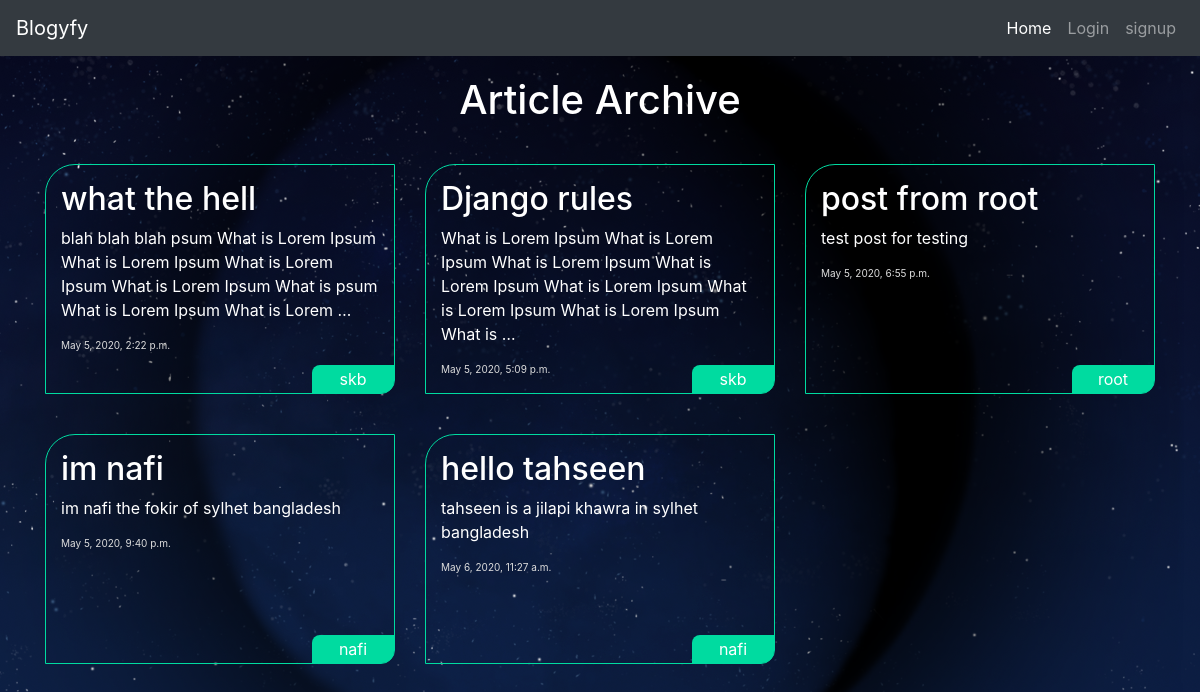
The page / on the database its author committed.
### articles/models.py (models this page shows)
class Article(models.Model):
    title = models.CharField(max_length=100)
    slug = models.CharField(max_length=100)
    body = models.TextField()
    date = models.DateTimeField(auto_now_add=True)
    thumb = models.ImageField(default="default.jpg", blank=True)
    author = models.ForeignKey(User, default=None, on_delete=models.CASCADE)

### articles/views.py (the view)
# urls.py: path('', views.Articles, name="list"),
def Articles(request):
    articles = Article.objects.all().order_by('date')
    return render(request, 'articles/article_list.html', {'articles': articles})

### articles/templates/articles/article_list.html
{% extends 'base.html' %}
{% block content %}
<h1 class="main_title"><a href="{% url 'articles:list' %}">Article Archive</a></h1>
<div class="row">
    {% for article in articles %}
    <div class="col-md-4">
        <div class="content">
        <h2 class="a_title"><a href="{% url 'articles:detail' slug=article.slug %}">{{ article.title }}</a></h2>
        <p class="a_body">{{ article.body|truncatewords:30 }}</p>
        <p class="date">{{ article.date }}</p>
        <p class="author">{{ article.author }}</p>
            </div>
    </div>
    {% endfor %}
</div>
{% endblock %}

### templates/base.html (shortened to what this page needs)
{% load static %}
<!doctype html>
<html lang="en">
<head>
    <link rel="stylesheet" href="https://stackpath.bootstrapcdn.com/bootstrap/4.4.1/css/bootstrap.min.css"
>
    <link rel="stylesheet" href="{% static 'articles/style.css' %}">
</head>
<body>
<nav class="navbar navbar-expand-lg navbar-dark bg-dark">
  <a class="navbar-brand" href="#">Blogyfy</a>
  <div class="collapse navbar-collapse justify-content-end" id="navbarNavDropdown">
    <ul class="navbar-nav">
      <li class="nav-item active">
        <a class="nav-link" href="#">Home <span class="sr-only">(current)</span></a>
      </li>
        {% if user.is_authenticated %}
      <li class="nav-item create-btn">
          <a class="nav-link" href="{% url 'articles:create' %}">Create Post</a>
      </li>
      <li class="nav-item">
            <form class="logo-link " action="{% url 'accounts:logout' %}" method="post">
                {% csrf_token %}
                <button type="submit" class="logout-btn btn">logout</button>
            </form>
      </li>
        {% else %}
      <li class="nav-item">
          <a class="nav-link" href="{% url 'accounts:login' %}">Login</a>
      </li>
      <li class="nav-item">
          <a class="nav-link" href="{% url 'accounts:signup' %}">signup</a>
      </li>
        {% endif %}
    </ul>
  </div>
</nav>
<div class="container">
    {% block content %}
    {% endblock %}
</div>
</body>
</html>

### static/articles/style.css (style rules this page uses)
body { background: #0f121f; background-image: url(bg2.png), url('bg.png') !important; background-attachment:fixed; background-position: right center; background-repeat: no-repeat; color : #fff !important; }
h1.main_title { margin: 20px 0; text-align: center; }
.content { background: none !important; border: 1px solid #00dba0 !important; position: relative; padding: 15px; margin: 20px 0; border-radius: 30px 0px 14px 0 ; height: 230px; }
a { text-decoration: none; color: #fff; }
.a_title a { color: #fff !important; text-decoration: none; }
p.date { font-size: 10px; color: #ddd; }
.author { text-align:center; width: 82px; background: #00dba0; padding: 2px; position: absolute; bottom: -16px; right: 0px; border-radius: 8px 0 12px 0px; }

### rows shown on the page
Article: title "what the hell", body "blah blah blah psum What is Lorem Ipsum What is Lorem Ipsum What is Lorem Ipsum What is Lorem Ipsum What is psum What is Lorem Ipsum What is Lorem …", date "May 5, 2020, 2:22 p.m.", author "skb"
Article: title "Django rules", body "What is Lorem Ipsum What is Lorem Ipsum What is Lorem Ipsum What is Lorem Ipsum What is Lorem Ipsum What is Lorem Ipsum What is Lorem Ipsum What is …", date "May 5, 2020, 5:09 p.m.", author "skb"
Article: title "post from root", body "test post for testing", date "May 5, 2020, 6:55 p.m.", author "root"
Article: title "im nafi", body "im nafi the fokir of sylhet bangladesh", date "May 5, 2020, 9:40 p.m.", author "nafi"
Article: title "hello tahseen", body "tahseen is a jilapi khawra in sylhet bangladesh", date "May 6, 2020, 11:27 a.m.", author "nafi"
